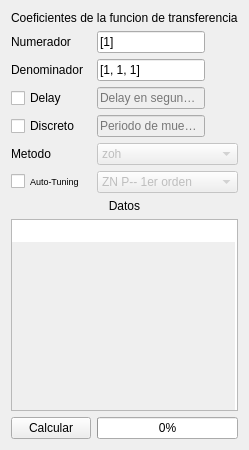
              <widget class="QWidget" name="tf">
               <layout class="QGridLayout" name="gridLayout_10">
                <item row="1" column="0">
                 <widget class="QLabel" name="numLabel2">
                  <property name="sizePolicy">
                   <sizepolicy hsizetype="Preferred" vsizetype="Preferred">
                    <horstretch>0</horstretch>
                    <verstretch>0</verstretch>
                   </sizepolicy>
                  </property>
                  <property name="text">
                   <string>Numerador</string>
                  </property>
                 </widget>
                </item>
                <item row="9" column="1">
                 <widget class="QProgressBar" name="tfprogressBar2">
                  <property name="enabled">
                   <bool>true</bool>
                  </property>
                  <property name="value">
                   <number>0</number>
                  </property>
                  <property name="alignment">
                   <set>Qt::AlignCenter</set>
                  </property>
                  <property name="textVisible">
                   <bool>true</bool>
                  </property>
                  <property name="orientation">
                   <enum>Qt::Horizontal</enum>
                  </property>
                  <property name="invertedAppearance">
                   <bool>false</bool>
                  </property>
                  <property name="textDirection">
                   <enum>QProgressBar::TopToBottom</enum>
                  </property>
                 </widget>
                </item>
                <item row="2" column="1">
                 <widget class="QLineEdit" name="tfdemEdit2">
                  <property name="sizePolicy">
                   <sizepolicy hsizetype="Fixed" vsizetype="Fixed">
                    <horstretch>0</horstretch>
                    <verstretch>0</verstretch>
                   </sizepolicy>
                  </property>
                  <property name="text">
                   <string>[1, 1, 1]</string>
                  </property>
                 </widget>
                </item>
                <item row="5" column="1">
                 <widget class="QComboBox" name="tfcomboBox2">
                  <property name="enabled">
                   <bool>false</bool>
                  </property>
                  <property name="currentText">
                   <string notr="true">zoh</string>
                  </property>
                  <property name="insertPolicy">
                   <enum>QComboBox::InsertAtCurrent</enum>
                  </property>
                  <property name="duplicatesEnabled">
                   <bool>true</bool>
                  </property>
                  <item>
                   <property name="text">
                    <string notr="true">zoh</string>
                   </property>
                  </item>
                  <item>
                   <property name="text">
                    <string notr="true">foh</string>
                   </property>
                  </item>
                  <item>
                   <property name="text">
                    <string notr="true">backward_diff</string>
                   </property>
                  </item>
                  <item>
                   <property name="text">
                    <string notr="true">euler</string>
                   </property>
                  </item>
                  <item>
                   <property name="text">
                    <string notr="true">tustin</string>
                   </property>
                  </item>
                  <item>
                   <property name="text">
                    <string notr="true">matched</string>
                   </property>
                  </item>
                  <item>
                   <property name="text">
                    <string notr="true">impulse</string>
                   </property>
                  </item>
                 </widget>
                </item>
                <item row="8" column="0" colspan="2">
                 <widget class="QPlainTextEdit" name="tfdatosTextEdit2">
                  <property name="sizePolicy">
                   <sizepolicy hsizetype="Ignored" vsizetype="Expanding">
                    <horstretch>0</horstretch>
                    <verstretch>0</verstretch>
                   </sizepolicy>
                  </property>
                  <property name="frameShape">
                   <enum>QFrame::StyledPanel</enum>
                  </property>
                  <property name="sizeAdjustPolicy">
                   <enum>QAbstractScrollArea::AdjustIgnored</enum>
                  </property>
                  <property name="readOnly">
                   <bool>true</bool>
                  </property>
                  <property name="plainText">
                   <string/>
                  </property>
                  <property name="backgroundVisible">
                   <bool>true</bool>
                  </property>
                 </widget>
                </item>
                <item row="6" column="0">
                 <widget class="QCheckBox" name="tfAutoTuningcheckBox2">
                  <property name="font">
                   <font>
                    <pointsize>7</pointsize>
                   </font>
                  </property>
                  <property name="text">
                   <string>Auto-Tuning</string>
                  </property>
                 </widget>
                </item>
                <item row="9" column="0">
                 <widget class="QPushButton" name="tfcalcButton2">
                  <property name="sizePolicy">
                   <sizepolicy hsizetype="Fixed" vsizetype="Fixed">
                    <horstretch>0</horstretch>
                    <verstretch>0</verstretch>
                   </sizepolicy>
                  </property>
                  <property name="text">
                   <string>Calcular</string>
                  </property>
                 </widget>
                </item>
                <item row="6" column="1">
                 <widget class="QComboBox" name="tfAutoTuningcomboBox2">
                  <property name="enabled">
                   <bool>false</bool>
                  </property>
                  <item>
                   <property name="text">
                    <string notr="true">ZN P-- 1er orden</string>
                   </property>
                  </item>
                  <item>
                   <property name="text">
                    <string notr="true">ZN PI- 1er orden</string>
                   </property>
                  </item>
                  <item>
                   <property name="text">
                    <string notr="true">ZN PID 1er orden</string>
                   </property>
                  </item>
                  <item>
                   <property name="text">
                    <string notr="true">CC P--  1er orden</string>
                   </property>
                  </item>
                  <item>
                   <property name="text">
                    <string notr="true">CC PI- 1er orden</string>
                   </property>
                  </item>
                  <item>
                   <property name="text">
                    <string>CC PD- 1er orden</string>
                   </property>
                  </item>
                  <item>
                   <property name="text">
                    <string notr="true">CC PID 1er orden</string>
                   </property>
                  </item>
                 </widget>
                </item>
                <item row="5" column="0">
                 <widget class="QLabel" name="tfMetodoLabel2">
                  <property name="enabled">
                   <bool>true</bool>
                  </property>
                  <property name="text">
                   <string>Metodo</string>
                  </property>
                 </widget>
                </item>
                <item row="4" column="0">
                 <widget class="QCheckBox" name="tfdiscretocheckBox2">
                  <property name="sizePolicy">
                   <sizepolicy hsizetype="Minimum" vsizetype="Preferred">
                    <horstretch>0</horstretch>
                    <verstretch>0</verstretch>
                   </sizepolicy>
                  </property>
                  <property name="text">
                   <string>Discreto</string>
                  </property>
                 </widget>
                </item>
                <item row="4" column="1">
                 <widget class="QLineEdit" name="tfperiodoEdit2">
                  <property name="enabled">
                   <bool>false</bool>
                  </property>
                  <property name="sizePolicy">
                   <sizepolicy hsizetype="Fixed" vsizetype="Fixed">
                    <horstretch>0</horstretch>
                    <verstretch>0</verstretch>
                   </sizepolicy>
                  </property>
                  <property name="placeholderText">
                   <string>Periodo de muestreo</string>
                  </property>
                 </widget>
                </item>
                <item row="0" column="0" colspan="2">
                 <widget class="QLabel" name="coefLabel2">
                  <property name="sizePolicy">
                   <sizepolicy hsizetype="Fixed" vsizetype="Preferred">
                    <horstretch>0</horstretch>
                    <verstretch>0</verstretch>
                   </sizepolicy>
                  </property>
                  <property name="text">
                   <string>Coeficientes de la funcion de transferencia</string>
                  </property>
                 </widget>
                </item>
                <item row="7" column="0" colspan="2">
                 <widget class="QLabel" name="tfdatosLabel2">
                  <property name="sizePolicy">
                   <sizepolicy hsizetype="Preferred" vsizetype="Preferred">
                    <horstretch>0</horstretch>
                    <verstretch>0</verstretch>
                   </sizepolicy>
                  </property>
                  <property name="layoutDirection">
                   <enum>Qt::LeftToRight</enum>
                  </property>
                  <property name="text">
                   <string>Datos</string>
                  </property>
                  <property name="scaledContents">
                   <bool>false</bool>
                  </property>
                  <property name="alignment">
                   <set>Qt::AlignHCenter|Qt::AlignTop</set>
                  </property>
                  <property name="wordWrap">
                   <bool>false</bool>
                  </property>
                 </widget>
                </item>
                <item row="1" column="1">
                 <widget class="QLineEdit" name="tfnumEdit2">
                  <property name="sizePolicy">
                   <sizepolicy hsizetype="Fixed" vsizetype="Fixed">
                    <horstretch>0</horstretch>
                    <verstretch>0</verstretch>
                   </sizepolicy>
                  </property>
                  <property name="text">
                   <string>[1]</string>
                  </property>
                 </widget>
                </item>
                <item row="2" column="0">
                 <widget class="QLabel" name="demLabel2">
                  <property name="sizePolicy">
                   <sizepolicy hsizetype="Preferred" vsizetype="Preferred">
                    <horstretch>0</horstretch>
                    <verstretch>0</verstretch>
                   </sizepolicy>
                  </property>
                  <property name="text">
                   <string>Denominador</string>
                  </property>
                 </widget>
                </item>
                <item row="3" column="0">
                 <widget class="QCheckBox" name="tfdelaycheckBox2">
                  <property name="text">
                   <string>Delay</string>
                  </property>
                 </widget>
                </item>
                <item row="3" column="1">
                 <widget class="QLineEdit" name="tfdelayEdit2">
                  <property name="enabled">
                   <bool>false</bool>
                  </property>
                  <property name="sizePolicy">
                   <sizepolicy hsizetype="Fixed" vsizetype="Fixed">
                    <horstretch>0</horstretch>
                    <verstretch>0</verstretch>
                   </sizepolicy>
                  </property>
                  <property name="placeholderText">
                   <string>Delay en segundos</string>
                  </property>
                 </widget>
                </item>
               </layout>
              </widget>
